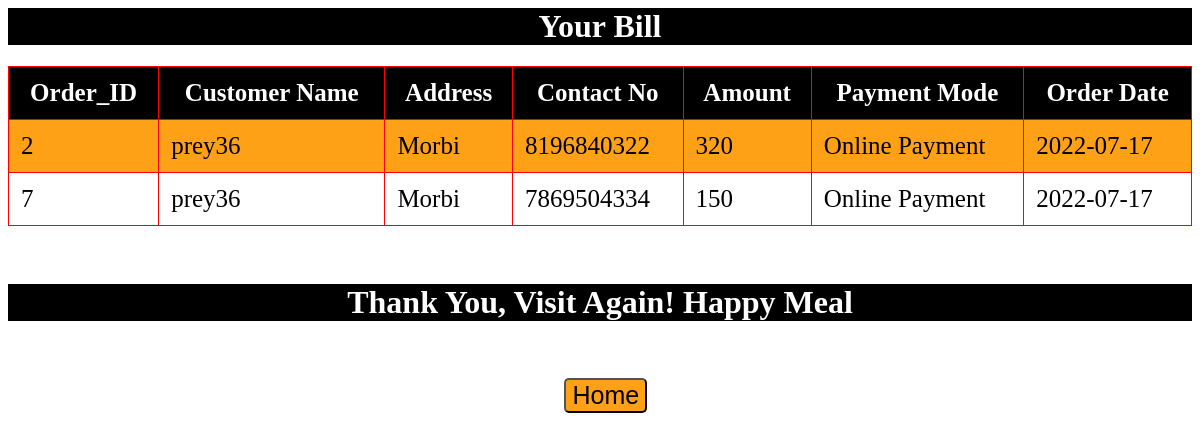
Screenshot of /final.php (signed in) with the database file from the repository.
### tables this page shows
CREATE TABLE `order_record` (
  `Order_ID` int(10) NOT NULL,
  `Customer_name` varchar(100) NOT NULL,
  `Phone_No` decimal(10,0) NOT NULL,
  `Amount` int(10) NOT NULL,
  `Address` varchar(100) NOT NULL,
  `Payment_Mode` varchar(30) NOT NULL,
  `Order_Date` date NOT NULL
);

### final.php (the view, shortened to what this page needs)
<?php
require_once "configure.php";
$username = $_SESSION['username'];
$date = date("Y-m-d");
$sql = "SELECT * FROM `order_record` WHERE `Customer_name`='$username' AND `Order_Date`='$date'";
if ($result = mysqli_query($link, $sql)) {
    if (mysqli_num_rows($result) > 0) {
        echo "<h1>Your Bill</h1>";
        echo '<table>';
        echo "<thead>";
        echo "<tr>";
        echo "<th>Order_ID</th>";
        echo "<th>Customer Name</th>";
        echo "<th>Address</th>";
        echo "<th>Contact No</th>";
        echo "<th>Amount</th>";
        echo "<th>Payment Mode</th>";
        echo "<th>Order Date</th>";
        echo "</tr>";
        echo "</thead>";
        echo "<tbody>";
        while ($row = mysqli_fetch_array($result)) {
            echo "<tr>";
            echo "<td>" . $row['Order_ID'] . "</td>";
            echo "<td>" . $row['Customer_name'] . "</td>";
            echo "<td>" . $row['Address'] . "</td>";
            echo "<td>" . $row['Phone_No'] . "</td>";
            echo "<td>" . $row['Amount'] . "</td>";
            echo "<td>" . $row['Payment_Mode'] . "</td>";
            echo "<td>" . $row['Order_Date'] . "</td>";
            echo "</tr>";
        }
        echo "</tbody>";
        echo "</table>";
        echo"<h1>Thank You, Visit Again! Happy Meal</h1>";
        echo"<a href='index.php'><button type='submit'>Home</button></a>";
    } else {
        echo "<script>alert('Order not Found');
        window.history.back(1);
        </script>";
    }
} else {
    echo"<script>alert('Oops! Something went wrong. Please try again later.');
    window.history.back(1);
    </script>";
}
?>

### final.php (style rules this page uses)
h1 { text-align:center; font-family: 'Pacifico', cursive; background-color:black; color:white; }
table { font-family: times new roman, sans-serif; border-collapse: collapse; width:100%; }
th { border: 1px solid red; background-color:black; color:white; padding: 12px; font-family: 'Pacifico', cursive; font-size:25px; }
td { border: 1px solid red; text-align: left; padding: 12px; font-size:25px; font-family: 'Pacifico', cursive; }
tr:nth-child(odd) { background-color:#fea116; }
tr:nth-child(even) { background-color:white; }
button[type=submit] { background-color: #fea116; font-size:25px; border-radius:5px; margin-left:47%; }

### rows the page displays
order_record: Order_ID "2", Customer_name "prey36", Address "Morbi", Phone_No "8196840322", Amount "320", Payment_Mode "Online Payment", Order_Date "2022-07-17"
order_record: Order_ID "7", Customer_name "prey36", Address "Morbi", Phone_No "7869504334", Amount "150", Payment_Mode "Online Payment", Order_Date "2022-07-17"
